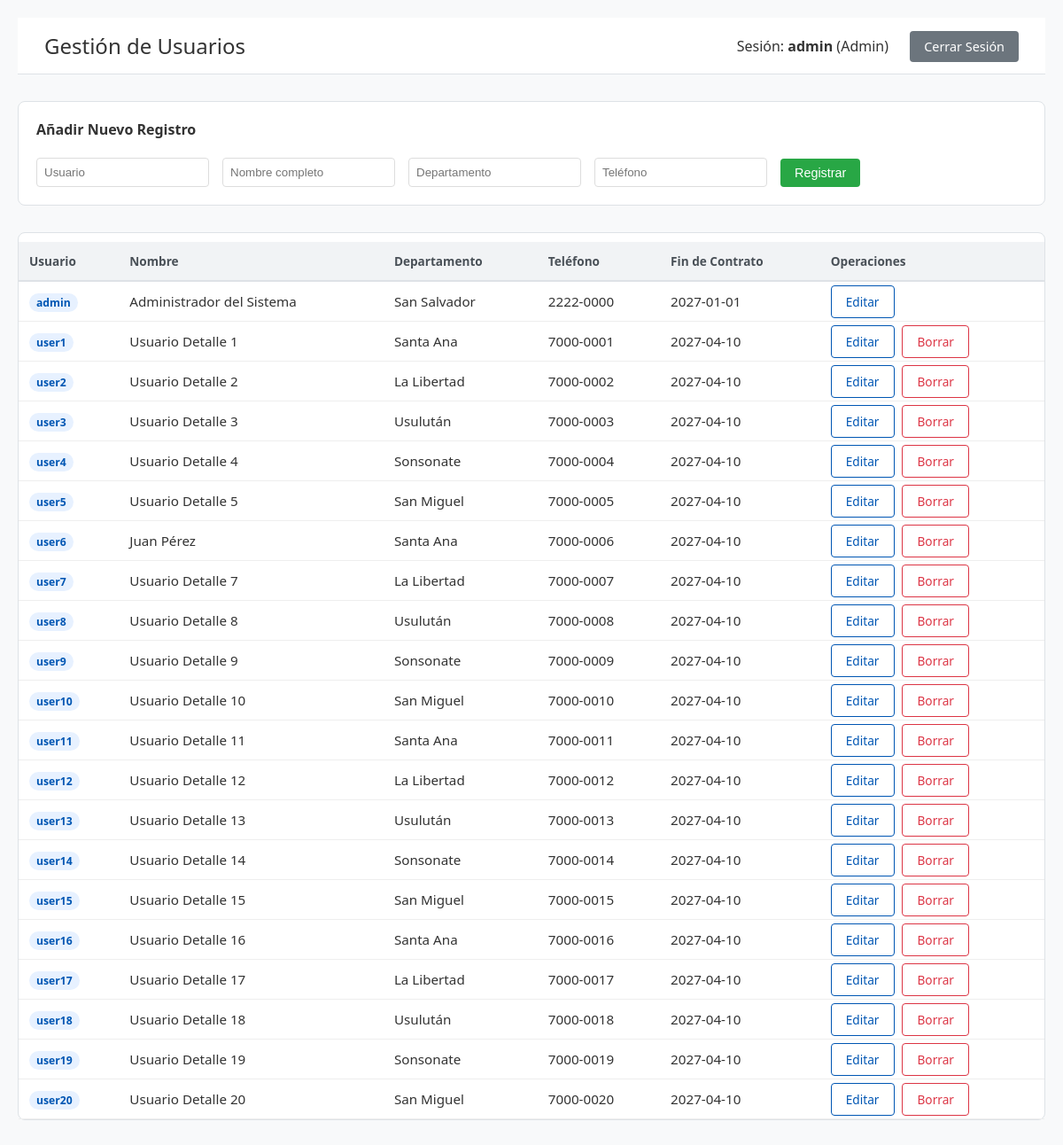
Page /dashboard.php (signed in) on the committed database.
### tables this page shows
CREATE TABLE `usuarios` (
  `id` int(11) NOT NULL AUTO_INCREMENT,
  `username` varchar(50) DEFAULT NULL,
  `password` varchar(255) DEFAULT NULL,
  `rol` enum('admin','user') DEFAULT NULL,
  PRIMARY KEY (`id`),
  UNIQUE KEY `username` (`username`)
);

CREATE TABLE `perfiles` (
  `id` int(11) NOT NULL AUTO_INCREMENT,
  `usuario_id` int(11) DEFAULT NULL,
  `nombre_completo` varchar(100) DEFAULT NULL,
  `direccion` varchar(255) DEFAULT NULL,
  `telefono` varchar(9) DEFAULT NULL,
  `cumpleanos` date DEFAULT NULL,
  `departamento` varchar(50) DEFAULT NULL,
  `fecha_inicio` date DEFAULT NULL,
  `fecha_fin` date DEFAULT NULL,
  PRIMARY KEY (`id`),
  KEY `usuario_id` (`usuario_id`),
  CONSTRAINT `1` FOREIGN KEY (`usuario_id`) REFERENCES `usuarios` (`id`) ON DELETE CASCADE
);

### dashboard.php (the view, shortened to what this page needs)
<?php
include 'db.php';
$u = $_SESSION['u'];
$sql = ($u['rol'] == 'admin')
    ? "SELECT u.id, u.username, u.rol, p.* FROM usuarios u JOIN perfiles p ON u.id = p.usuario_id"
    : "SELECT u.id, u.username, u.rol, p.* FROM usuarios u JOIN perfiles p ON u.id = p.usuario_id WHERE u.id = ".$u['id'];
$res = $pdo->query($sql)->fetchAll();
?>
<!DOCTYPE html>
<html lang="es">
<head>
</head>
<body>
<header>
    <h2 style="margin:0; font-weight: 500;">Gestión de Usuarios</h2>
    <div>
        <span style="margin-right: 20px;">Sesión: <strong><?=$u['username']?></strong> (<?=ucfirst($u['rol'])?>)</span>
        <a href="logout.php" class="btn btn-logout">Cerrar Sesión</a>
    </div>
</header>
<div class="container">
    <?php if($u['rol'] == 'admin'): ?>
        <div class="card">
            <h4 style="margin-top:0">Añadir Nuevo Registro</h4>
            <form method="POST" class="form-add">
                <input name="username" placeholder="Usuario" required>
                <input name="nombre" placeholder="Nombre completo" required>
                <input name="depto" placeholder="Departamento" required>
                <input name="tel" placeholder="Teléfono">
                <button name="nuevo_user" class="btn" style="background:#28a745; color:white; border:none; cursor:pointer;">Registrar</button>
            </form>
        </div>
    <?php endif; ?>
    <div class="card" style="padding:0">
        <table>
            <thead>
                <tr>
                    <th>Usuario</th>
                    <th>Nombre</th>
                    <th>Departamento</th>
                    <th>Teléfono</th>
                    <th>Fin de Contrato</th>
                    <?php if($u['rol'] == 'admin') echo "<th>Operaciones</th>"; ?>
                </tr>
            </thead>
            <tbody>
                <?php foreach($res as $r): ?>
                <tr>
                    <td><span class="badge"><?=$r['username']?></span></td>
                    <td><?=$r['nombre_completo']?></td>
                    <td><?=$r['departamento']?></td>
                    <td><?=$r['telefono']?></td>
                    <td><?=$r['fecha_fin']?></td>
                    <?php if($u['rol'] == 'admin'): ?>
                        <td>
                            <a href="editar.php?id=<?=$r['usuario_id']?>" class="btn btn-edit">Editar</a>
                            <?php if($r['username'] != 'admin'): ?>
                                <a href="?del=<?=$r['usuario_id']?>" class="btn btn-del" onclick="return confirm('¿Eliminar registro?')">Borrar</a>
                            <?php endif; ?>
                        </td>
                    <?php endif; ?>
                </tr>
                <?php endforeach; ?>
            </tbody>
        </table>
    </div>
</div>
</body>
</html>

### dashboard.php (style rules this page uses)
body { background: #f8f9fa; color: #333; font-family: 'Segoe UI', sans-serif; margin: 0; padding: 20px; }
header { background: #fff; padding: 15px 30px; border-bottom: 1px solid #dee2e6; display: flex; justify-content: space-between; align-items: center; margin-bottom: 30px; }
.btn { padding: 8px 16px; text-decoration: none; border-radius: 4px; font-size: 0.9em; transition: 0.2s; }
.btn-edit { border: 1px solid #0056b3; color: #0056b3; }
.btn-del { border: 1px solid #dc3545; color: #dc3545; margin-left: 5px; }
.btn-logout { background: #6c757d; color: #fff; }
.container { max-width: 1200px; margin: auto; }
.card { background: #fff; padding: 20px; border-radius: 8px; border: 1px solid #dee2e6; margin-bottom: 30px; }
table { width: 100%; border-collapse: collapse; margin-top: 10px; }
th { background: #f1f3f5; padding: 12px; text-align: left; font-size: 0.85em; color: #495057; border-bottom: 2px solid #dee2e6; }
td { padding: 12px; border-bottom: 1px solid #eee; font-size: 0.95em; }
input { padding: 8px; border: 1px solid #ddd; border-radius: 4px; margin-right: 5px; }
.form-add { display: flex; gap: 10px; align-items: center; }
.badge { background: #e7f1ff; color: #0056b3; padding: 2px 8px; border-radius: 12px; font-size: 0.8em; font-weight: bold; }

### rows in the picture
usuarios: username "admin", rol "Admin"
perfiles: usuario.username "admin", nombre_completo "Administrador del Sistema", departamento "San Salvador", telefono "2222-0000", fecha_fin "2027-01-01"
perfiles: usuario.username "user1", nombre_completo "Usuario Detalle 1", departamento "Santa Ana", telefono "7000-0001", fecha_fin "2027-04-10"
perfiles: usuario.username "user2", nombre_completo "Usuario Detalle 2", departamento "La Libertad", telefono "7000-0002", fecha_fin "2027-04-10"
perfiles: usuario.username "user3", nombre_completo "Usuario Detalle 3", departamento "Usulután", telefono "7000-0003", fecha_fin "2027-04-10"
perfiles: usuario.username "user4", nombre_completo "Usuario Detalle 4", departamento "Sonsonate", telefono "7000-0004", fecha_fin "2027-04-10"
perfiles: usuario.username "user5", nombre_completo "Usuario Detalle 5", departamento "San Miguel", telefono "7000-0005", fecha_fin "2027-04-10"
perfiles: usuario.username "user6", nombre_completo "Juan Pérez", departamento "Santa Ana", telefono "7000-0006", fecha_fin "2027-04-10"
perfiles: usuario.username "user7", nombre_completo "Usuario Detalle 7", departamento "La Libertad", telefono "7000-0007", fecha_fin "2027-04-10"
perfiles: usuario.username "user8", nombre_completo "Usuario Detalle 8", departamento "Usulután", telefono "7000-0008", fecha_fin "2027-04-10"
perfiles: usuario.username "user9", nombre_completo "Usuario Detalle 9", departamento "Sonsonate", telefono "7000-0009", fecha_fin "2027-04-10"
perfiles: usuario.username "user10", nombre_completo "Usuario Detalle 10", departamento "San Miguel", telefono "7000-0010", fecha_fin "2027-04-10"
perfiles: usuario.username "user11", nombre_completo "Usuario Detalle 11", departamento "Santa Ana", telefono "7000-0011", fecha_fin "2027-04-10"
perfiles: usuario.username "user12", nombre_completo "Usuario Detalle 12", departamento "La Libertad", telefono "7000-0012", fecha_fin "2027-04-10"
perfiles: usuario.username "user13", nombre_completo "Usuario Detalle 13", departamento "Usulután", telefono "7000-0013", fecha_fin "2027-04-10"
perfiles: usuario.username "user14", nombre_completo "Usuario Detalle 14", departamento "Sonsonate", telefono "7000-0014", fecha_fin "2027-04-10"
perfiles: usuario.username "user15", nombre_completo "Usuario Detalle 15", departamento "San Miguel", telefono "7000-0015", fecha_fin "2027-04-10"
perfiles: usuario.username "user16", nombre_completo "Usuario Detalle 16", departamento "Santa Ana", telefono "7000-0016", fecha_fin "2027-04-10"
perfiles: usuario.username "user17", nombre_completo "Usuario Detalle 17", departamento "La Libertad", telefono "7000-0017", fecha_fin "2027-04-10"
perfiles: usuario.username "user18", nombre_completo "Usuario Detalle 18", departamento "Usulután", telefono "7000-0018", fecha_fin "2027-04-10"
perfiles: usuario.username "user19", nombre_completo "Usuario Detalle 19", departamento "Sonsonate", telefono "7000-0019", fecha_fin "2027-04-10"
perfiles: usuario.username "user20", nombre_completo "Usuario Detalle 20", departamento "San Miguel", telefono "7000-0020", fecha_fin "2027-04-10"
